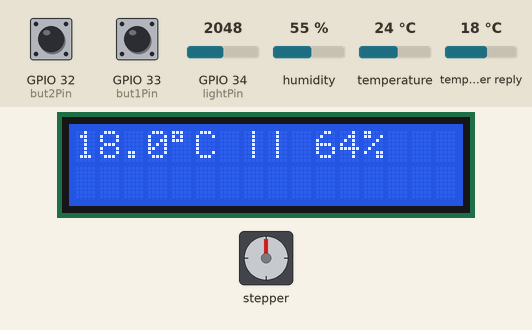
Recording of a sketch running on a simulated ESP32. Parts: 16×2 character LCD, stepper motor. The inputs (shaded band) are chosen by the test bench; at power-on: GPIO 32 (but2Pin) HIGH, GPIO 33 (but1Pin) HIGH, humidity 55 %, GPIO 34 (lightPin) = 2048, temperature 24 °C, temperature in the weather reply 18 °C (analog values on the 0–4095 scale). WiFi joins after 1.5 s; servers stay silent unless stated; web services answer with replies made up by the test bench; stepper angles assume 2048 steps per turn; what the sketch prints to the serial monitor is not drawn.

Above: at 2.7 s.
2.8 s: GPIO 32 (but2Pin) pulled LOW for 0.15 s
At 3.25 s:
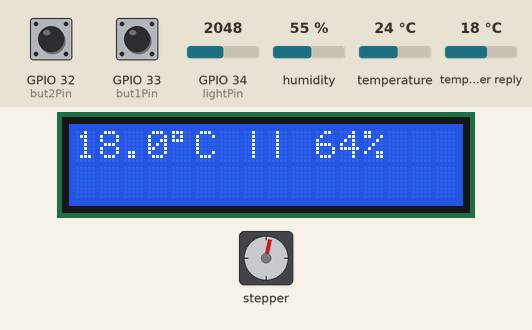
3.5 s: GPIO 33 (but1Pin) pulled LOW for 0.15 s
At 3.85 s:
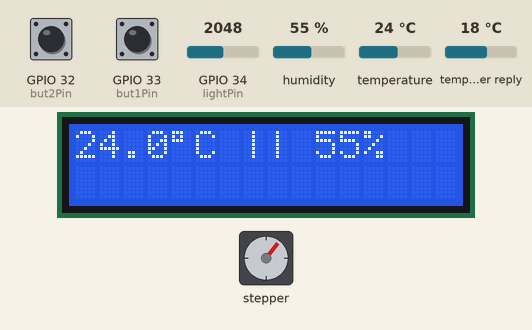
4.2 s: GPIO 33 (but1Pin) pulled LOW for 1 s
At 4.35 s:
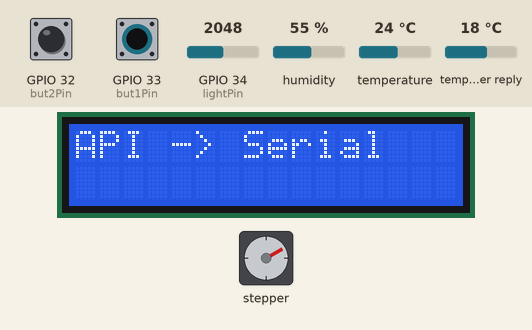
5.8 s: GPIO 33 (but1Pin) pulsed LOW 2 times (0.12 s each, 0.3 s apart)
At 6.25 s:
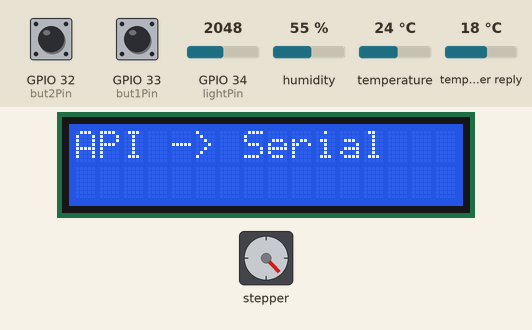
8.5 s: GPIO 33 (but1Pin) pulsed LOW 5 times (0.12 s each, 0.3 s apart)
At 11.95 s:
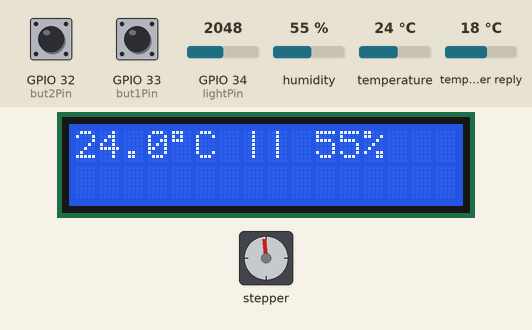
13.0 s: humidity set to 22 %
At 14.18 s:
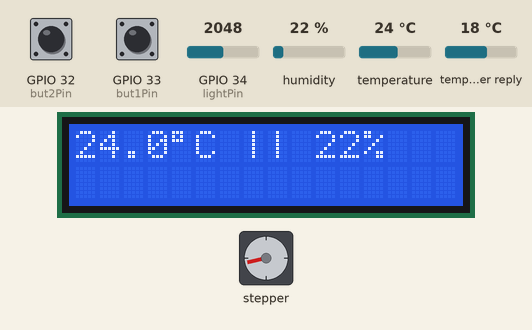
Timing chart, 0 to 16.5 s (numbered marks = the images above; inputs shaded):
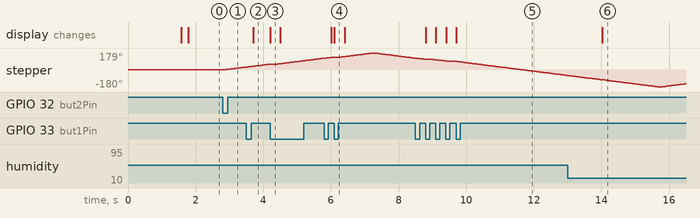

Measured:
- after the input at 2.8 s, stepper: turns 31° clockwise in 0.67 s, starting at once
- after the input at 3.5 s, the display: changes after 0.20 s (image 2)
- after the input at 4.2 s, the display: changes at once (image 3)
- after the input at 5.8 s, the display: first changes after 0.21 s (image 4 shows a later state)
- after the input at 8.5 s, the display: first changes after 0.30 s (image 5 shows a later state)
- after the input at 13.0 s, the display: changes after 1.0 s (image 6)

The sketch:

solarPanelOptimization.ino
```cpp
/*
solarPanelOptimization's tasks are as follows:

1. We will have an LCD screen that switches between our measured DHT11 Data (Fully local), and the weather data from an API
  -We can use a button to switch displays

2. We will have a stepper motor with a photoresistor that rotates to find the highest light value. Once it does a full sweep
   it will return to the highest angle.
  -Runs every time a button is pressed

*/
#include <WiFi.h>
#include <HTTPClient.h>
#include <ArduinoJson.h>

#include <LiquidCrystal.h>
#include <DHT.h>
#include <Stepper.h>
#define Type DHT11

//// Extra ////

int lastTime = 0;
int coolDown = 4000;
int apiCoolDown = 60000;   // weather doesn't change every few seconds
int curCycle = 0;
bool reverseComplete = false;

// Buttons || But1 is LCD || But2 is Light Sensor
const uint8_t but1Pin = 33;
const uint8_t but2Pin = 32;

bool butPressed = false;

uint8_t but1New;
uint8_t but1Old = 1;
uint8_t but2New;
uint8_t but2Old = 1;

bool but1Pressed = false;
bool but2Pressed = false;

//// Photoresistor /////

// ESP32 ADC notes:
// - analogRead only works while WiFi is on if the pin is on ADC1 (GPIO 32, 33, 34, 35, 36, 39).
// - The ESP32 ADC is 12 bit, so readings go from 0 to 4095 (an Uno was 0 to 1023).
constexpr uint8_t lightPin = 34;
uint16_t curLightVal;
uint16_t maxLightVal = 0;


//// LCD Screen ////

constexpr uint8_t rs = 25;
constexpr uint8_t en = 26;
constexpr uint8_t d4 = 27;
constexpr uint8_t d5 = 14;
constexpr uint8_t d6 = 13;
constexpr uint8_t d7 = 4;

LiquidCrystal lcd(rs,en,d4,d5,d6,d7);

//// DHT11 ////

// False means from API, true means from sensor

int sensePin = 23;

bool THSensor = false;

float tempC;
float humidity;
DHT HT(sensePin, Type);

//// Stepper ////

int stepsPerRevolution = 2048;
Stepper myStepper(stepsPerRevolution,5,19,18,21);
//rpm
int motSpeed = 10;

// We only sweep half a turn (180 degrees) so the photoresistor wires can never wrap around.
// Step 0 is wherever the motor is when it powers on, so start it at one end of the arc.
const int sweepSteps = stepsPerRevolution / 2;
int stepPos = 0;     // where the motor is right now, in steps (0 to sweepSteps)
int bestStep = 0;    // the step where we saw the most light
bool completed = true;

//// API STUFF ////

// Wifi network and password, I used my hotspot. Pointers
// Requires A Private Network
const char* ssid = "esp32";
const char* password = "12345678";

// OpenWeatherMap API details
const String city = "Edmonton";
const String countryCode = "ca";
const String apiKey = "dabdb633cde2f5e3cbef02448c369e18";


// Endpoint URL: Specific URL where the application sends requests to retrieve data from
String serverPath = "http://api.openweathermap.org/data/2.5/weather?q=" + city + "," + countryCode + "&appid=" + apiKey + "&units=metric";


void setup() {
  // put your setup code here, to run once:
  pinMode(lightPin, INPUT);
  pinMode(but1Pin, INPUT_PULLUP);
  pinMode(but2Pin, INPUT_PULLUP);
  Serial.begin(9600);
  lcd.begin(16,2);
  HT.begin();
  myStepper.setSpeed(motSpeed);
  analogReadResolution(12); // 12 bit is the ESP32 default, set explicitly so it's obvious


  // API STUFF

  WiFi.begin(ssid, password);
  Serial.print("Connecting to WiFi");
  // If Wi-Fi has not connected yet, print a period to the end of the previous string every 0.5 seconds in the serial monitor
  // Gives up after about 10 seconds so a missing network doesn't freeze the whole device
  int wifiTries = 0;
  while (WiFi.status() != WL_CONNECTED && wifiTries < 20) {
    delay(500);
    Serial.print(".");
    wifiTries++;
  }
  // When it is connected, print the user's IP address.
  if (WiFi.status() == WL_CONNECTED) {
    Serial.println("\nConnected. IP address: ");
    Serial.println(WiFi.localIP());
  } else {
    Serial.println("\nWiFi failed, continuing without the API");
  }

}

void loop() {
  // put your main code here, to run repeatedly:
  but1New = digitalRead(but1Pin);
  but2New = digitalRead(but2Pin);

  // average 8 readings so one bad sample can't be mistaken for the brightest spot
  uint32_t lightSum = 0;
  for(uint8_t i = 0; i < 8; i++){
    lightSum += analogRead(lightPin);
  }
  curLightVal = lightSum / 8;

  // Only on falling button edge (button being pressed down)
  if(but1New != but1Old && but1New == 0){
    but1Pressed = true;
    THSensor = !THSensor;
    Serial.println("Button 1 Pressed");
  } else{
    but1Pressed = false;
  }

  // Only on falling button edge (button being pressed down)
  if(but2New != but2Old && but2New == 0){
    but2Pressed = true;
    Serial.println("Button 2 Pressed");
  } else{
    but2Pressed = false;
  }

  // Runs if a certain amount of time has passed, its the first pass, or we press the button
  if(millis() - lastTime >= (THSensor ? coolDown : apiCoolDown) || lastTime == 0 || but1Pressed){
    // Our Measured Values
    if(THSensor){

      humidity = HT.readHumidity();
      tempC = HT.readTemperature();

      // Worst case is "-40.0°C || 100%" = 15 characters, so it always fits on the 16 wide LCD
      lcd.clear();
      lcd.setCursor(0, 0);
      lcd.print(tempC, 1);
      lcd.write((uint8_t)223); // degree symbol from the LCD's own character ROM (a "°" in a string prints junk)
      lcd.print("C || ");
      lcd.print(humidity, 0);
      lcd.print("%");

    }else {
      // API data only goes to the Serial Monitor, the LCD just says where to look
      lcd.setCursor(0, 0);
      lcd.print("API -> Serial   ");

      if (WiFi.status() == WL_CONNECTED) {
      HTTPClient http;

      // Begin HTTP request
      http.begin(serverPath.c_str());

      http.setTimeout(2000);
      http.setConnectTimeout(2000);

      // Send HTTP GET request
      // 200: is a success, 401: invalid key, 404: for bad city name
      int httpResponseCode = http.GET();

      // Only 200 has real weather data, 401/404 still send back JSON but without "main"
      if (httpResponseCode == 200) {
        Serial.print("HTTP Response code: ");
        Serial.println(httpResponseCode);

        String payload = http.getString();

        // Parse the JSON response
        JsonDocument doc;
        DeserializationError error = deserializeJson(doc, payload);

        if (error) {
          Serial.print("deserializeJson() failed: ");
          Serial.println(error.c_str());
        }
        else {
          // Extract temperature and humidity values from the JSON file
          float temp = doc["main"]["temp"];
          float apiHumidity = doc["main"]["humidity"];

          // Print results to Serial Monitor
          Serial.print("API: ");
          Serial.print(temp);
          Serial.print(" C || ");
          Serial.print(apiHumidity);
          Serial.println(" %");

          lcd.clear();
          lcd.setCursor(0, 0);
          lcd.print(temp, 1);
          lcd.write((uint8_t)223); // degree symbol from the LCD's own character ROM (a "°" in a string prints junk)
          lcd.print("C || ");
          lcd.print(apiHumidity, 0);
          lcd.print("%");
        }

      }
      else
      {
        Serial.print("Error code: ");
        Serial.println(httpResponseCode);
      }

      // Free resources
      http.end();
      }
      else
      {
        Serial.println("WiFi Disconnected");
      }


    }
    lastTime = millis();
  }

  // We pressed the button to start the search and the previous search is complete
  if(but2Pressed && completed){
    maxLightVal = 0;
    bestStep = 0;
    curCycle = 0;
    stepPos = 0;
    completed = false;
  }

  // Must go forward then backwards to avoid tangling wires
  // This could definitely be optimized and generalized to avoid copy pasting
  // Completed means we reached the max point, allowing the button to be pressed again.

  if(!completed){
    // First 180 degrees forwards
    if(curCycle == 0){
      if(stepPos == sweepSteps){
        curCycle = 1;
        Serial.println("Cycle 1");
      } else{
      myStepper.step(1);
      stepPos++;
      }
      if(curLightVal > maxLightVal){
        maxLightVal = curLightVal;
        bestStep = stepPos;
      }
    }

    // Back to zero
    if(curCycle == 1){
      if(stepPos == 0){
        curCycle = 2;
        Serial.println("Cycle 2");
      } else{
      myStepper.step(-1);
      stepPos--;
      }
      if(curLightVal > maxLightVal){
        maxLightVal = curLightVal;
        bestStep = stepPos;
      }
    }

    // 180 degrees backwards
    if(curCycle == 2){
      if(stepPos == -sweepSteps){
        curCycle = 3;
        Serial.println("Cycle 3");
      } else{
      myStepper.step(-1);
      stepPos--;
      }
      if(curLightVal > maxLightVal){
        maxLightVal = curLightVal;
        bestStep = stepPos;
      }
    }

    // Back to Zero
    if(curCycle == 3){
      if(stepPos == 0){
        curCycle = 4;
        Serial.println("Cycle 4");
      } else{
      myStepper.step(1);
      stepPos++;
      }
      if(curLightVal > maxLightVal){
        maxLightVal = curLightVal;
        bestStep = stepPos;
      }
    }

    // To highest measured value
    if(curCycle == 4){
      if(stepPos == bestStep){
        completed = true;
        Serial.println("Completed");
      } else if(stepPos > bestStep){
      myStepper.step(-1);
      stepPos--;
      } else{
      myStepper.step(1);
      stepPos++;
      }
    }
  }


  //Updating each pass to see if the button was pressed
  but1Old = but1New;
  but2Old = but2New;
}
```
